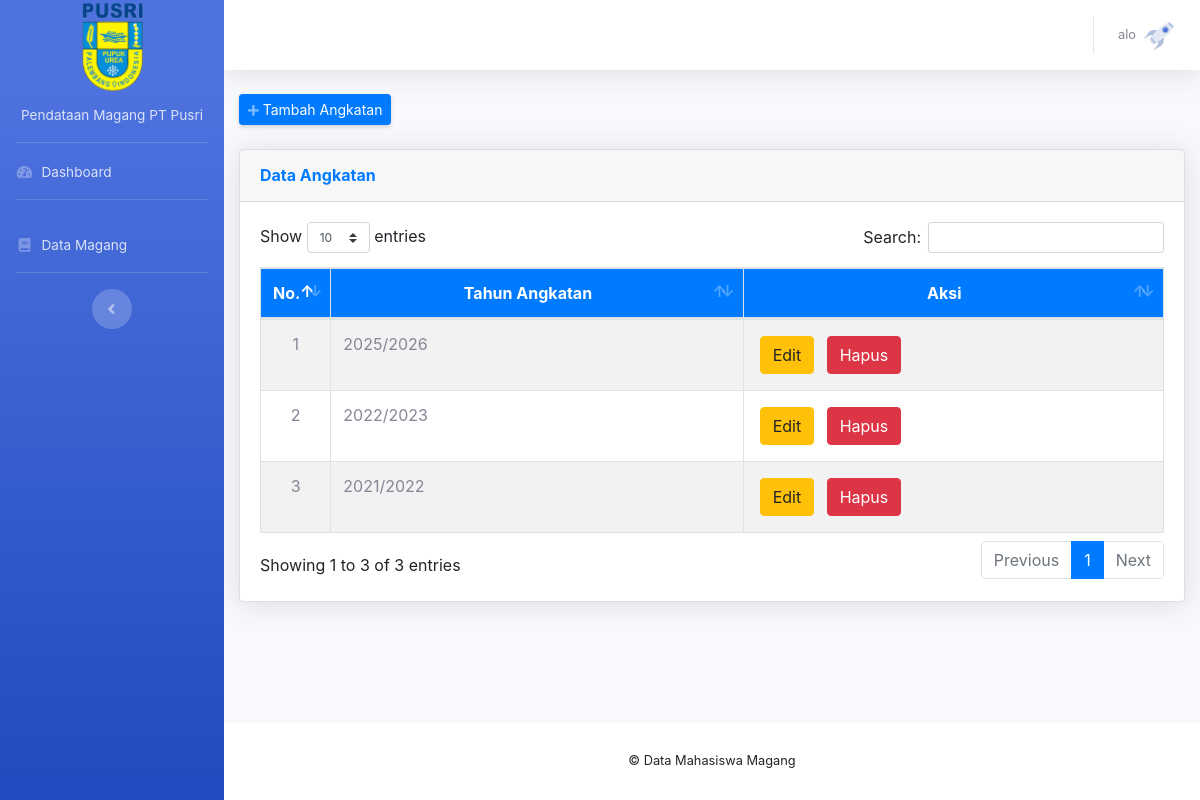
The page /user/angkatandaftar.php (signed in) on the database its author committed.
### tables this page shows
CREATE TABLE IF NOT EXISTS `angkatan` (
  `idangkatan` int NOT NULL AUTO_INCREMENT,
  `tahun` text NOT NULL,
  PRIMARY KEY (`idangkatan`)
);

### user/angkatandaftar.php (the view)
<?php include 'header.php';
include 'koneksi.php';?>
<div class="d-sm-flex align-items-center justify-content-between mb-4">
    <a href="angkatantambah.php" class="btn btn-sm btn-primary shadow-sm float-right pull-right"><i class="fas fa-plus fa-sm text-white-50"></i> Tambah Angkatan</a>
</div>
<div class="row">
    <div class="col-md-12 mb-4">
        <div class="card shadow mb-4">
            <div class="card-header py-3 d-flex flex-row align-items-center justify-content-between">
                <h6 class="m-0 font-weight-bold text-primary">Data Angkatan</h6>
            </div>
            <div class="card-body">
                <div class="table-responsive">
                    <table class="table table-bordered table-striped" id="table">
                        <thead class="bg-primary text-white text-center">
                            <tr>
                                <th width="10px">No.</th>
                                <th>Tahun Angkatan</th>
                                <th>Aksi</th>
                            </tr>
                        </thead>
                        <tbody>
                            <?php $nomor = 1; ?>
                            <?php $ambil = $koneksi->query("SELECT*FROM angkatan order by idangkatan desc"); ?>
                            <?php while ($pecah = $ambil->fetch_assoc()) { ?>
                                <tr>
                                    <td class="text-center"><?php echo $nomor; ?></td>
                                    <td><?php echo $pecah['tahun'] ?></td>
                                    <td>
                                        <a href="angkatanubah.php?id=<?php echo $pecah['idangkatan']; ?>" class="btn btn-warning m-1">Edit</a>
                                        <a href="angkatanhapus.php?id=<?php echo $pecah['idangkatan']; ?>" class="btn btn-danger m-1" onclick="return confirm('Apakah Anda Yakin Ingin Menghapus Data ?')">Hapus</a>
                                    </td>
                                </tr>
                                <?php $nomor++; ?>
                            <?php } ?>
                        </tbody>
                    </table>
                </div>
            </div>
        </div>
    </div>
</div>
<?php include 'footer.php'; ?>

### rows shown on the page
angkatan: tahun "2025/2026"
angkatan: tahun "2022/2023"
angkatan: tahun "2021/2022"

### other values the page prints
$_SESSION['user']['nama'] "alo"
